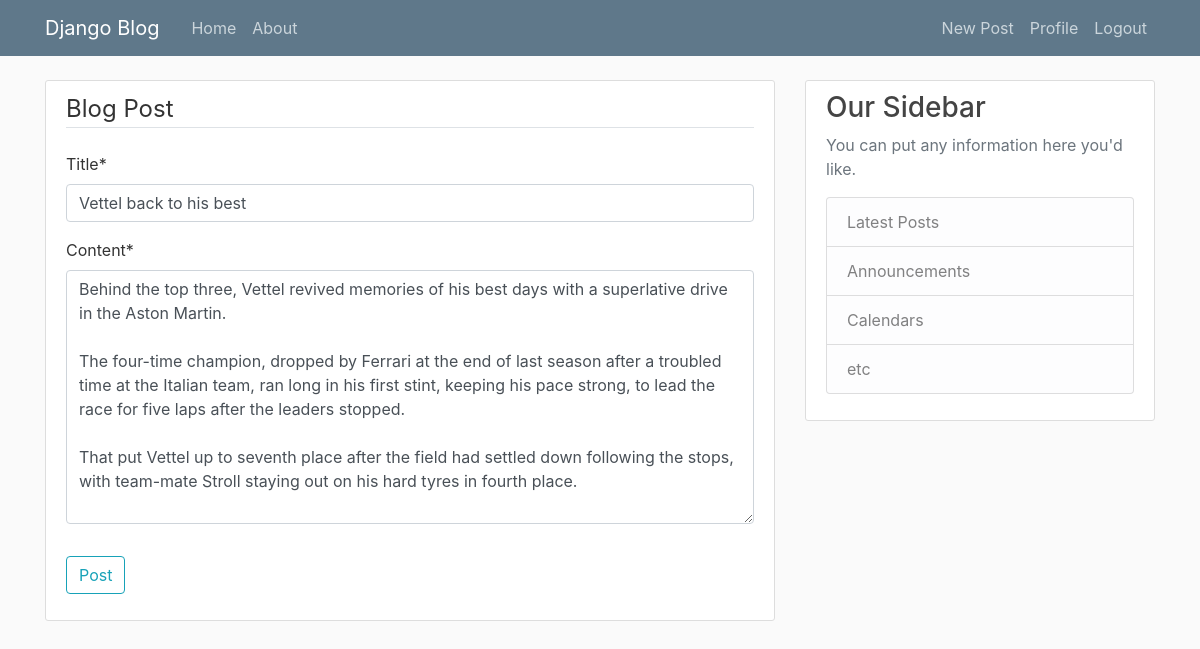
Page /post/16/update/ (signed in) on the committed database.
### blog/models.py (models this page shows, shortened)
class Post(models.Model):
    title = models.CharField(max_length=100)
    content = models.TextField()
    date_posted = models.DateTimeField(default=timezone.now)
    author = models.ForeignKey(User, on_delete=models.CASCADE)

### blog/views.py (the view, shortened to what this page needs)
# urls.py: path('post/<int:pk>/update/', PostUpdateView.as_view(), name='post-update'),
class PostUpdateView(LoginRequiredMixin, UserPassesTestMixin, UpdateView):
    model = Post
    fields = ['title', 'content']
    def test_func(self):
        post = self.get_object()
        if self.request.user == post.author:
            return True
        return False

### blog/templates/blog/post_form.html (shortened to what this page needs)
{% extends "blog/base.html" %}
{% load crispy_forms_tags %}
{% block content %}
    <div class="content-section">
        <form method="POST">
            <fieldset class="form-group">
                <legend class="border-bottom mb-4">Blog Post</legend>
                {{ form | crispy }}
            </fieldset>
            <div class="form-group">
                <button class="btn btn-outline-info" type="submit">Post</button>
            </div>
        </form>
    </div>
{% endblock content %}

### blog/static/blog/main.css (style rules this page uses)
body { background: #fafafa; color: #333333; margin-top: 5rem; }
.content-section { background: #ffffff; padding: 10px 20px; border: 1px solid #dddddd; border-radius: 3px; margin-bottom: 20px; }

### rows in the picture
Post: title "Vettel back to his best", content "Behind the top three, Vettel revived memories of his best days with a superlative drive in the Aston Martin. The four-time champion, dropped by Ferrari at the end of last season after a troubled time at the Italian team, ran long in his first stint, keeping his pace strong, to lead the race for five laps after the leaders stopped. That put Vettel up to seventh place after the field had settled down following the stops, with team-mate Stroll staying out on his hard tyres in fourth place."
